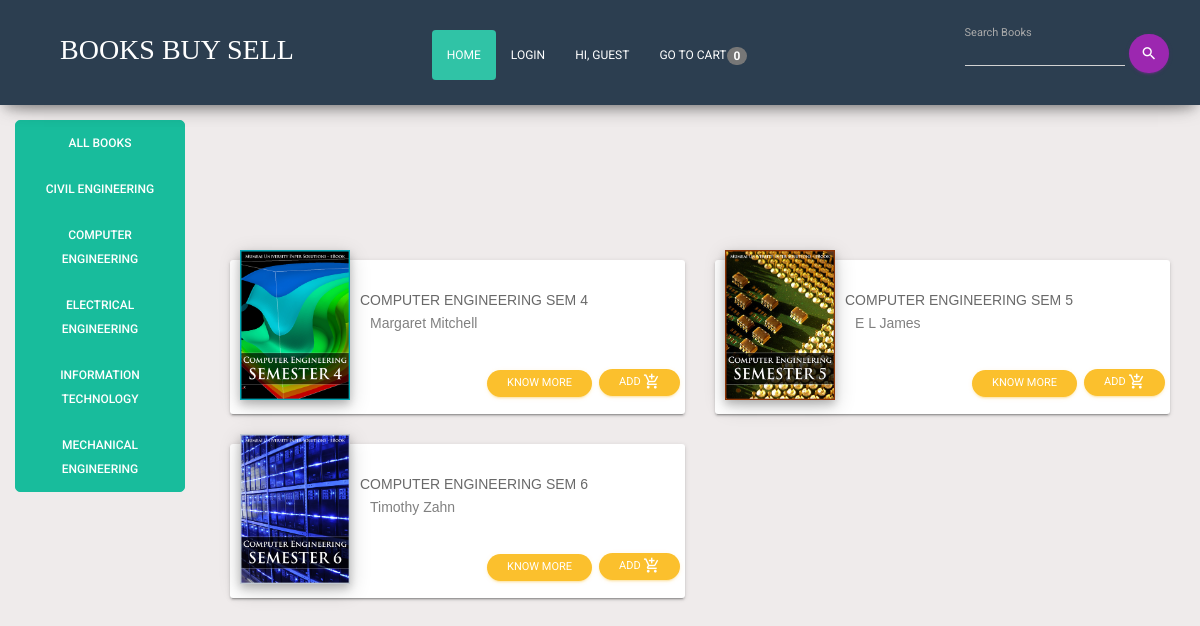
Screenshot of /index.php?category=Computer Engineering with the database file from the repository.
### tables this page shows
CREATE TABLE `category` (
  `name` varchar(25) NOT NULL
);

CREATE TABLE `books` (
  `book_id` int(200) NOT NULL,
  `author` varchar(25) NOT NULL,
  `keywords` varchar(255) NOT NULL,
  `title` varchar(80) NOT NULL,
  `price` int(200) NOT NULL,
  `image` varchar(200) NOT NULL,
  `description` text NOT NULL,
  `category` varchar(25) NOT NULL
);

### function/functions.php (the view, shortened to what this page needs)
<?php
$conn=mysqli_connect("localhost", "root", "","dbbooks");
function getIpAdd()
{
    if (!empty($_SERVER['HTTP_CLIENT_IP']))
    {
      $ip=$_SERVER['HTTP_CLIENT_IP'];
    }
    elseif (!empty($_SERVER['HTTP_X_FORWARDED_FOR']))
    {
      $ip=$_SERVER['HTTP_X_FORWARDED_FOR'];
    }
    else
    {
      $ip=$_SERVER['REMOTE_ADDR'];
    }
    return $ip;
}
function total_items(){
    global $conn;
    $ip=getIpAdd();
    if(isset($_GET['add_cart']))
    {
        $get_items="SELECT * FROM `cart` WHERE `ip_add`='$ip'";
        $run=mysqli_query($conn, $get_items);
        $count = mysqli_num_rows($run);
    }
    else {
        $get_items="SELECT * FROM `cart` WHERE `ip_add`='$ip'";
        $run=mysqli_query($conn, $get_items);
        $count = mysqli_num_rows($run);
    }
    echo $count;
}
function getcats(){
	global $conn;
	$query4="SELECT * from category";
	$result=mysqli_query($conn, $query4);
	while($row=mysqli_fetch_array($result))
	{
		echo "<li role=\"presentation\"><a href=\"index.php?category=".$row['name']."\">".$row['name']."</a></li>";
	}
}
function get_bycat(){
  global $conn;
  if(isset($_GET['category'])){
    $cat_id= $_GET['category'];
    $get_cat_pro = "SELECT * FROM Books WHERE category LIKE '$cat_id'";
    $run_cat_pro=mysqli_query($conn,$get_cat_pro);
    while($row=mysqli_fetch_array($run_cat_pro))
  {
    echo "<div class='col-lg-6 col-md-3'>
                            <div class='card'>
                                <img class='card-img' height='200px' width='200px' src='assets/images/".$row['image']."'>
                                <span class='content-card'>
                                    <h6>".$row['title']."</h6>
                                    <h7>".$row['author']."</h7>
                                </span>
                                <a href='index.php?add_cart=".$row['book_id']."'><button class='buybtn btn btn-warning btn-round btn-sm'>
                  Add <i class='material-icons'>add_shopping_cart</i>
                </button></a>
                                <button class='knowbtn btn btn-warning btn-round btn-sm' data-toggle='modal' data-target='#".$row['book_id']."'>
                  Know More
                </button>";
        echo "<div class='modal fade' id='".$row['book_id']."' tabindex='-1' role='dialog' aria-labelledby='myModalLabel' aria-hidden='true'>
                  <div class='modal-dialog'>
                    <div class='modal-content'>
                      <div class='modal-header'>
                        <button type='button' class='close' data-dismiss='modal' aria-hidden='true'>&times;</button>
                        <img class='modal-body' style=\"margin-left:100px;margin-top:50px;\" height='100px' width='170px' src='assets/images/".$row['image']."'>
                        <h4 class='modal-title' style=\"margin-left:100px;margin-top:180px;\"  id='myModalLabel'>".$row['title']."</h4>
                      </div>
                      <div class='modal-body'>
                      <h4><p align='right'>&#8377;".$row['price']."</p></h4>".
                          $row['description']
                      ."</div>
                    </div>
                  </div>
                </div>
              </div>
                        </div>";
  }
    }
  }
?>

### index.php (shortened to what this page needs)
<!doctype html>
<?php include("function/functions.php");
?>
<html lang="en">
<head>
    <link rel="stylesheet" href="https://maxcdn.bootstrapcdn.com/font-awesome/latest/css/font-awesome.min.css" />
    <link href="assets/css/bootstrap.min.css" rel="stylesheet" />
    <link href="assets/css/material-kit.css" rel="stylesheet" />
    <link href="assets/css/styles.css" rel="stylesheet" />
</head>
<body data-spy="scroll" data-target="#myScrollspy" data-offset="15">
    <nav class="navbar navbar-expand-lg bg-secondary navbar-fixed-top" role="navigation" id="mainNav">
        <div class="container-fluid">
            <div class="navbar-header">
                <a class="navbar-brand" href="index.php" id="logo">BOOKS BUY SELL</a>
            </div>
            <div class="collapse navbar-collapse" id="bs-example-navbar-collapse-1">
                <ul class="nav navbar-nav">
                    <li class="active"><a href="index.php">Home</a></li>
                    <?php
                    if(!isset($_SESSION['email'])){
                        echo "<li><a href='login1.php'>Login</a></li>";
                    }
                    else
                    {
                        echo "<li><a href='logout.php'>Logout</a></li>";
                    }
                     if(isset($_SESSION['email'])){
                        $sess=$_SESSION['email'];
                        echo "<li><a>Hi ".$_SESSION['email']." !</a></li>";
                    }
                    else {
                        echo "<li><a>Hi, Guest</a></li>";
                    }
                    ?>
                    <li><a href="cart.php">Go to Cart<span class="badge"><?php total_items(); ?></span></a></li>
                </ul>
                <form action="results.php" method="get" class="navbar-form navbar-right">
                    <div class="form-group label-floating">
                        <label class="control-label">Search Books</label>
                        <input type="text" name="user_query" class="form-control">
                    </div>
                    <button type="submit" name="search" class="btn btn-round btn-just-icon btn-primary"><i class="material-icons">search</i><div class="ripple-container"></div></button>
                </form>
            </div>
        </div>
    </nav>
    <div class="container-fluid" id="contents">
        <div class="row">
            <div class="col-lg-2 col-md-2" id="myScrollspy">
                <ul data-offset-top="225" data-spy="affix" id="category" class="nav nav-pills  nav-stacked">
                    <li role="presentation"><a href="index.php">All books</a></li>
                    <?php getcats();?>
                </ul>
            </div>
            <div class="col-lg-10 col-md-10" id="mainarea">
                <div class="container-fluid">
                    <div class="row">
                        <?php get_bycat();?>
                    </div>
                </div>
            </div>
        </div>
    </div>
</body>
</html>

### assets/css/styles.css (style rules this page uses)
.card { background-color: white; height: 11em; margin-top: 30px; }
.card img { height: 150px; width: 110px; position: absolute; box-shadow: 0 4px 8px 0 rgba(0, 0, 0, 0.2), 0 6px 20px 0 rgba(0, 0, 0, 0.19); top: -10px; left: 10px; }
.navbar { background-color: white; color: black; }
.navbar-nav > .active { background-color: #2c3e50; border-radius: 4px; color: #FFFFFF; box-shadow: 0 16px 26px -10px rgba(156, 39, 176, 0.56), 0 4px 25px 0px rgba(0, 0, 0, 0.12), 0 8px 10px -5px rgba(156, 39, 176, 0.2); }
.card h6 { margin: 30px 10px 2px 130px; font-family: sans-serif; color: dimgray; }
body { margin-top: 80px; background-color: #efebeb; }
h7 { margin: 2px 5px 20px 140px; font-family: sans-serif; color: grey }
.card button { position: absolute; }
.buybtn { position: absolute; bottom: 8px; right: 4px; }
.knowbtn { bottom: 8px; right: 92px; }

### index.php (style rules this page uses)
#mainNav { background-color: #2c3e50!important; height: 105px; }
li { color:#ffffff; }
#logo { color: #fff; font-size: 2em; display: inline-block; margin-top: 15px; font-family: Monsterrat; margin-left: 30px; }
.navbar-nav > .active { background-color: #18bc9c; box-shadow:none; }
a:link,a:visited { display: block; text-decoration: none; }
#contents { margin-top: 120px; }
#mainarea { margin-top: 110px; }
#category { border:1px solid #18bc9c; border-radius: 5px; background-color:#18bc9c; color:#fff; }
#category a { color: #fff; }
#bs-example-navbar-collapse-1 { margin-top: 20px; }

### rows the page displays
category: name "CIVIL ENGINEERING"
category: name "COMPUTER ENGINEERING"
category: name "ELECTRICAL ENGINEERING"
category: name "INFORMATION TECHNOLOGY"
category: name "MECHANICAL ENGINEERING"
books: image (picture), title "COMPUTER ENGINEERING SEM 4", author "Margaret Mitchell"
books: image (picture), title "COMPUTER ENGINEERING SEM 5", author "E L James"
books: image (picture), title "COMPUTER ENGINEERING SEM 6", author "Timothy Zahn"

### other values shown
$count "0"
